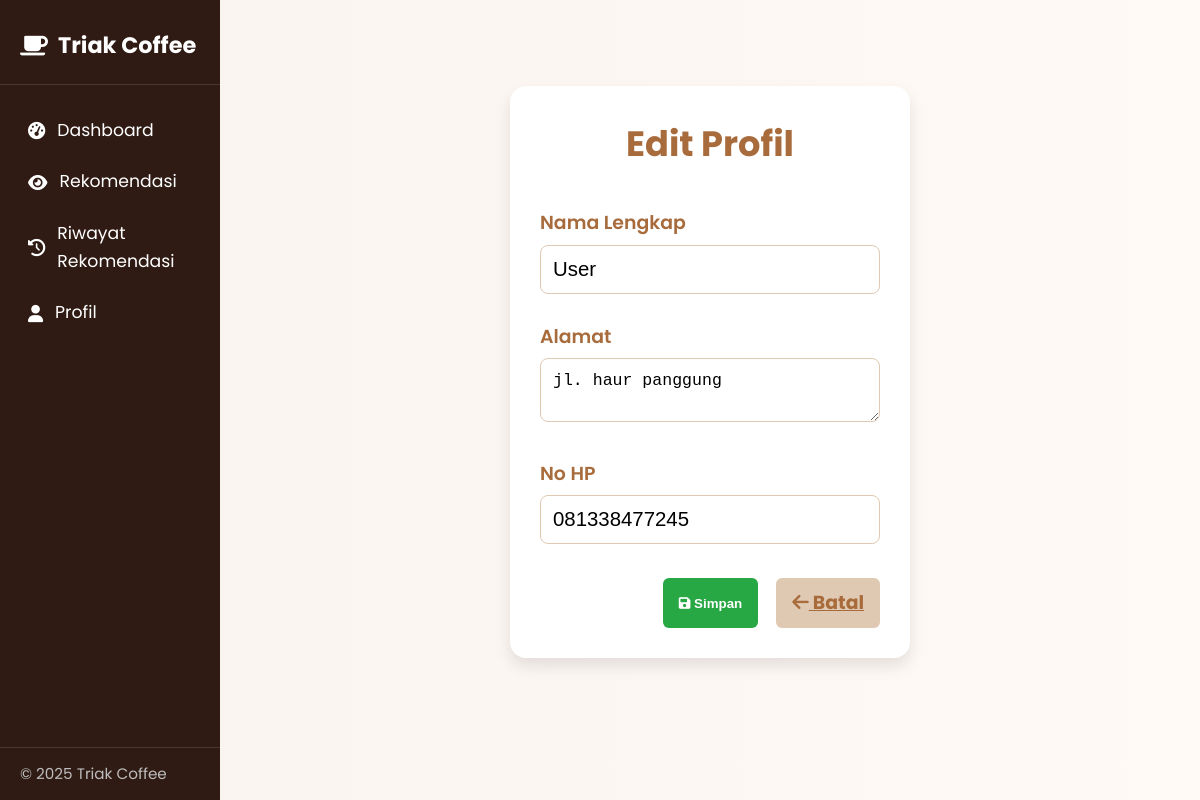
/user/edit_profil.php (signed in), run on the app's committed database.
### tables this page shows
CREATE TABLE `users` (
  `id` int(11) NOT NULL,
  `username` varchar(50) NOT NULL,
  `email` varchar(100) NOT NULL,
  `nama_lengkap` varchar(100) DEFAULT NULL,
  `alamat` text DEFAULT NULL,
  `no_hp` varchar(20) DEFAULT NULL,
  `password` varchar(255) NOT NULL,
  `role` enum('user','admin') DEFAULT 'user',
  `created_at` timestamp NOT NULL DEFAULT current_timestamp()
);

### config/database.php (called while the page is built, shortened)
<?php
class Database {
    private $host = DB_HOST;
    private $user = DB_USER;
    private $pass = DB_PASS;
    private $dbname = DB_NAME;
    private $dbh;
    private $stmt;
    public function __construct() {
        $dsn = 'mysql:host=' . $this->host . ';dbname=' . $this->dbname . ';charset=utf8mb4';
        $options = [
            PDO::ATTR_PERSISTENT => true,
            PDO::ATTR_ERRMODE => PDO::ERRMODE_EXCEPTION
        ];
        try {
            $this->dbh = new PDO($dsn, $this->user, $this->pass, $options);
        } catch (PDOException $e) {
            $this->error = $e->getMessage();
            trigger_error($this->error, E_USER_ERROR);
        }
    }
    public function query($query) {
        $this->stmt = $this->dbh->prepare($query);
    }
    public function bind($param, $value, $type = null) {
        if (is_null($type)) {
            switch (true) {
                case is_int($value):
                    $type = PDO::PARAM_INT;
                    break;
                default:
                    $type = PDO::PARAM_STR;
            }
        }
        $this->stmt->bindValue($param, $value, $type);
    }
    public function execute() {
        return $this->stmt->execute();
    }
    public function single() {
        $this->execute();
        return $this->stmt->fetch(PDO::FETCH_OBJ);
    }
}
?>

### config/init.php (called while the page is built, shortened)
<?php
require_once 'database.php';
$db = new Database();
?>

### user/edit_profil.php (the view, shortened to what this page needs)
<?php
require_once '../config/init.php';
$id = $_SESSION['user_id'];
$db->query("SELECT * FROM users WHERE id = :id");
$db->bind(':id', $id);
?>
<!DOCTYPE html>
<html lang="en">
<head>
    <link rel="stylesheet" href="/project/css/style.css">
    <link rel="stylesheet" href="https://cdnjs.cloudflare.com/ajax/libs/font-awesome/6.0.0/css/all.min.css">
</head>
<body>
<div class="user-layout">
    <?php include '../includes/sidebar.php'; ?>
    <div class="user-content">
        <div class="profile-card">
            <div class="profile-title">Edit Profil</div>
            <form class="profile-form" action="update_profile.php" method="POST">
                <label>Nama Lengkap</label>
                <input type="text" name="nama_lengkap" value="<?= htmlspecialchars($user->nama_lengkap ?? '') ?>" required>
                <label>Alamat</label>
                <textarea name="alamat"><?= htmlspecialchars($user->alamat ?? '') ?></textarea>
                <label>No HP</label>
                <input type="text" name="no_hp" value="<?= htmlspecialchars($user->no_hp ?? '') ?>">
                <div class="profile-actions">
                    <button type="submit" class="btn-edit"><i class="fas fa-save"></i> Simpan</button>
                    <a href="profil.php" class="btn-cancel"><i class="fas fa-arrow-left"></i> Batal</a>
                </div>
            </form>
        </div>
    </div>
</div>
</body>
</html>

### css/style.css (style rules this page uses)
* { margin: 0; padding: 0; box-sizing: border-box; }
:root { --primary-brown: #8B4513; --dark-brown: #654321; --light-brown: #D2B48C; --cream: #F5F5DC; --coffee-black: #2F1B14; --accent-orange: #CD853F; --gold: #DAA520; --white: #FFFFFF; --light-gray: #F8F9FA; --gray: #6C757D; --success: #28A745; --warning: #FFC107; --error: #DC3545; --font-family: 'Inter', -apple-system, BlinkMacSystemFont, sans-serif; --font-size-sm: 0.875rem; --font-size-base: 1rem; --font-size-lg: 1.125rem; --font-size-xl: 1.25rem; --font-size-2xl: 1.5rem; --font-size-3xl: 2rem; --spacing-xs: 0.5rem; --spacing-sm: 1rem; --spacing-md: 1.5rem; --spacing-lg: 2rem; --spacing-xl: 3rem; --shadow-sm: 0 1px 3px rgba(0, 0, 0, 0.1); --shadow-md: 0 4px 12px rgba(0, 0, 0, 0.15); --shadow-lg: 0 8px 25px rgba(0, 0, 0, 0.2); --radius-sm: 4px; --radius-md: 8px; --radius-lg: 12px; --radius-xl: 16px; }
body { font-family: var(--font-family); line-height: 1.6; color: var(--coffee-black); background-color: var(--light-gray); }
.user-layout { display: flex; min-height: 100vh; }
.user-content { margin-left: 220px; padding: 36px 24px 24px 24px; width: 100%; min-height: 100vh; box-sizing: border-box; }
.profile-card, .modern-profile-card { max-width: 520px; min-width: 340px; padding: 56px 40px 40px 40px; font-size: 1.18em; background: #fff; border-radius: 18px; box-shadow: 0 8px 32px #0002; margin-bottom: 24px; }
.profile-actions, .modern-actions { display: flex; justify-content: center; gap: 32px; margin-top: 32px; }
.profile-actions, .modern-actions { display: flex; justify-content: center; gap: 40px; margin-top: 32px; }
.profile-actions, .modern-actions { display: flex; justify-content: center; gap: 48px; margin-top: 40px; }

### user/edit_profil.php (style rules this page uses)
body { font-family: 'Poppins', sans-serif; background: linear-gradient(to right, #f8f3ef, #fffaf5); margin: 0; padding: 0; }
.user-layout { display: flex; min-height: 100vh; }
.user-content { margin-left: 220px; width: 100%; min-height: 100vh; box-sizing: border-box; display: flex; flex-direction: column; align-items: center; justify-content: flex-start; }
.profile-card { width: 400px; margin: 50px auto 0 auto; background: white; border-radius: 16px; box-shadow: 0 8px 16px rgba(0,0,0,0.1); padding: 30px; text-align: center; }
.profile-title { color: #a86b3c; font-size: 2.2rem; font-weight: bold; margin-bottom: 36px; }
.profile-form { width: 100%; text-align: left; }
.profile-form label { font-weight: 600; color: #a86b3c; margin-top: 18px; display: block; }
.profile-form input, .profile-form textarea { width: 100%; padding: 12px; border-radius: 8px; border: 1.5px solid #e0c9b2; margin-top: 6px; font-size: 1.08em; margin-bottom: 10px; }
.profile-actions { display: flex; gap: 18px; margin-top: 24px; width: 100%; justify-content: flex-end; }
.btn-edit { background: #28a745; color: white; border: none; border-radius: 6px; padding: 10px 16px; font-weight: bold; transition: 0.3s; }
.btn-cancel { background: #e0c9b2; color: #a86b3c; border: none; border-radius: 6px; padding: 10px 16px; font-weight: bold; transition: 0.3s; }

### data on the page
users: nama_lengkap "User", alamat "jl. haur panggung", no_hp "081338477245"
